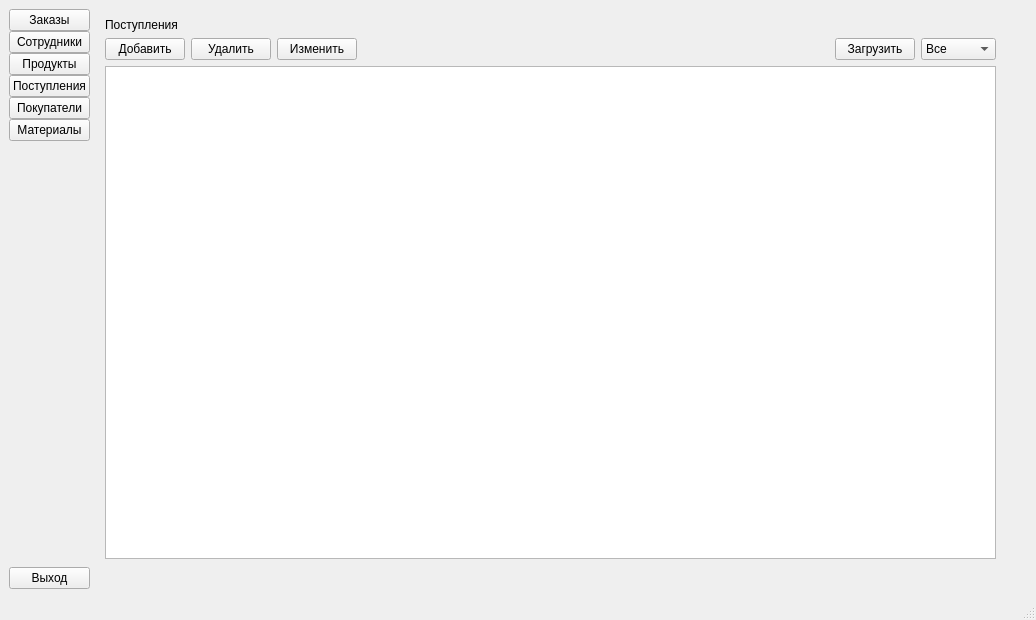
<?xml version="1.0" encoding="UTF-8"?>
<ui version="4.0">
 <class>MainWindow</class>
 <widget class="QMainWindow" name="MainWindow">
  <property name="geometry">
   <rect>
    <x>0</x>
    <y>0</y>
    <width>1036</width>
    <height>620</height>
   </rect>
  </property>
  <property name="windowTitle">
   <string>MainWindow</string>
  </property>
  <widget class="QWidget" name="central_widget">
   <property name="enabled">
    <bool>true</bool>
   </property>
   <layout class="QHBoxLayout" name="horizontalLayout">
    <item>
     <layout class="QVBoxLayout" name="buttons">
      <property name="spacing">
       <number>0</number>
      </property>
      <item>
       <widget class="QPushButton" name="orders_but">
        <property name="text">
         <string>Заказы</string>
        </property>
        <property name="checkable">
         <bool>true</bool>
        </property>
        <property name="autoExclusive">
         <bool>true</bool>
        </property>
       </widget>
      </item>
      <item>
       <widget class="QPushButton" name="employees_but">
        <property name="text">
         <string>Сотрудники</string>
        </property>
        <property name="checkable">
         <bool>true</bool>
        </property>
        <property name="autoExclusive">
         <bool>true</bool>
        </property>
       </widget>
      </item>
      <item>
       <widget class="QPushButton" name="products_but">
        <property name="text">
         <string>Продукты</string>
        </property>
        <property name="checkable">
         <bool>true</bool>
        </property>
        <property name="autoExclusive">
         <bool>true</bool>
        </property>
       </widget>
      </item>
      <item>
       <widget class="QPushButton" name="product_batches_but">
        <property name="text">
         <string>Поступления</string>
        </property>
        <property name="checkable">
         <bool>true</bool>
        </property>
        <property name="autoExclusive">
         <bool>true</bool>
        </property>
       </widget>
      </item>
      <item>
       <widget class="QPushButton" name="customers_but">
        <property name="text">
         <string>Покупатели</string>
        </property>
        <property name="checkable">
         <bool>true</bool>
        </property>
        <property name="autoExclusive">
         <bool>true</bool>
        </property>
       </widget>
      </item>
      <item>
       <widget class="QPushButton" name="materials_but">
        <property name="text">
         <string>Материалы</string>
        </property>
        <property name="checkable">
         <bool>true</bool>
        </property>
        <property name="autoExclusive">
         <bool>true</bool>
        </property>
       </widget>
      </item>
      <item>
       <spacer name="verticalSpacer">
        <property name="orientation">
         <enum>Qt::Orientation::Vertical</enum>
        </property>
        <property name="sizeHint" stdset="0">
         <size>
          <width>20</width>
          <height>40</height>
         </size>
        </property>
       </spacer>
      </item>
      <item>
       <widget class="QPushButton" name="exit_but">
        <property name="text">
         <string>Выход</string>
        </property>
       </widget>
      </item>
     </layout>
    </item>
    <item>
     <widget class="QWidget" name="menu" native="true">
      <property name="enabled">
       <bool>true</bool>
      </property>
      <property name="sizePolicy">
       <sizepolicy hsizetype="Expanding" vsizetype="Expanding">
        <horstretch>0</horstretch>
        <verstretch>0</verstretch>
       </sizepolicy>
      </property>
      <layout class="QGridLayout" name="gridLayout">
       <property name="sizeConstraint">
        <enum>QLayout::SizeConstraint::SetNoConstraint</enum>
       </property>
       <item row="0" column="0">
        <widget class="QStackedWidget" name="stackedWidget">
         <property name="sizePolicy">
          <sizepolicy hsizetype="Expanding" vsizetype="Expanding">
           <horstretch>0</horstretch>
           <verstretch>0</verstretch>
          </sizepolicy>
         </property>
         <property name="currentIndex">
          <number>1</number>
         </property>
         <widget class="QWidget" name="orders">
          <property name="sizePolicy">
           <sizepolicy hsizetype="Expanding" vsizetype="Expanding">
            <horstretch>0</horstretch>
            <verstretch>0</verstretch>
           </sizepolicy>
          </property>
          <widget class="QWidget" name="layoutWidget">
           <property name="geometry">
            <rect>
             <x>0</x>
             <y>-3</y>
             <width>901</width>
             <height>541</height>
            </rect>
           </property>
           <layout class="QVBoxLayout" name="verticalLayout_5">
            <item>
             <widget class="QLabel" name="label_3">
              <property name="text">
               <string>Заказы</string>
              </property>
             </widget>
            </item>
            <item>
             <layout class="QHBoxLayout" name="horizontalLayout_6">
              <item>
               <widget class="QPushButton" name="order_add">
                <property name="text">
                 <string>Добавить</string>
                </property>
               </widget>
              </item>
              <item>
               <widget class="QPushButton" name="order_change">
                <property name="text">
                 <string>Изменить</string>
                </property>
               </widget>
              </item>
              <item>
               <spacer name="horizontalSpacer_5">
                <property name="orientation">
                 <enum>Qt::Orientation::Horizontal</enum>
                </property>
                <property name="sizeHint" stdset="0">
                 <size>
                  <width>40</width>
                  <height>20</height>
                 </size>
                </property>
               </spacer>
              </item>
              <item>
               <widget class="QPushButton" name="order_load">
                <property name="text">
                 <string>Загрузить</string>
                </property>
               </widget>
              </item>
              <item>
               <widget class="QComboBox" name="order_load_filter_combo">
                <item>
                 <property name="text">
                  <string>Все</string>
                 </property>
                </item>
                <item>
                 <property name="text">
                  <string>Активные заказы</string>
                 </property>
                </item>
                <item>
                 <property name="text">
                  <string>Закрытые</string>
                 </property>
                </item>
               </widget>
              </item>
             </layout>
            </item>
            <item>
             <widget class="QListView" name="order_list"/>
            </item>
           </layout>
          </widget>
         </widget>
         <widget class="QWidget" name="product_batches">
          <widget class="QWidget" name="layoutWidget">
           <property name="geometry">
            <rect>
             <x>0</x>
             <y>0</y>
             <width>891</width>
             <height>541</height>
            </rect>
           </property>
           <layout class="QVBoxLayout" name="verticalLayout_3">
            <item>
             <widget class="QLabel" name="label_4">
              <property name="text">
               <string>Поступления</string>
              </property>
             </widget>
            </item>
            <item>
             <layout class="QHBoxLayout" name="horizontalLayout_4">
              <item>
               <widget class="QPushButton" name="product_batches_add">
                <property name="text">
                 <string>Добавить</string>
                </property>
               </widget>
              </item>
              <item>
               <widget class="QPushButton" name="product_batches_delete">
                <property name="text">
                 <string>Удалить</string>
                </property>
               </widget>
              </item>
              <item>
               <widget class="QPushButton" name="product_batches_change">
                <property name="text">
                 <string>Изменить</string>
                </property>
               </widget>
              </item>
              <item>
               <spacer name="horizontalSpacer_3">
                <property name="orientation">
                 <enum>Qt::Orientation::Horizontal</enum>
                </property>
                <property name="sizeHint" stdset="0">
                 <size>
                  <width>40</width>
                  <height>20</height>
                 </size>
                </property>
               </spacer>
              </item>
              <item>
               <widget class="QPushButton" name="product_batches_load">
                <property name="text">
                 <string>Загрузить</string>
                </property>
               </widget>
              </item>
              <item>
               <widget class="QComboBox" name="product_batches_load_filter_combo">
                <item>
                 <property name="text">
                  <string>Все</string>
                 </property>
                </item>
                <item>
                 <property name="text">
                  <string>Остатки</string>
                 </property>
                </item>
               </widget>
              </item>
             </layout>
            </item>
            <item>
             <widget class="QListView" name="product_batches_list"/>
            </item>
           </layout>
          </widget>
         </widget>
         <widget class="QWidget" name="customers">
          <widget class="QWidget" name="layoutWidget">
           <property name="geometry">
            <rect>
             <x>0</x>
             <y>0</y>
             <width>891</width>
             <height>541</height>
            </rect>
           </property>
           <layout class="QVBoxLayout" name="verticalLayout_2">
            <item>
             <widget class="QLabel" name="label">
              <property name="text">
               <string>Покупатели</string>
              </property>
             </widget>
            </item>
            <item>
             <layout class="QHBoxLayout" name="horizontalLayout_3">
              <item>
               <widget class="QPushButton" name="customer_add">
                <property name="text">
                 <string>Добавить</string>
                </property>
               </widget>
              </item>
              <item>
               <widget class="QPushButton" name="customer_delete">
                <property name="text">
                 <string>Удалить</string>
                </property>
               </widget>
              </item>
              <item>
               <widget class="QPushButton" name="customer_change">
                <property name="text">
                 <string>Изменить</string>
                </property>
               </widget>
              </item>
              <item>
               <spacer name="horizontalSpacer_2">
                <property name="orientation">
                 <enum>Qt::Orientation::Horizontal</enum>
                </property>
                <property name="sizeHint" stdset="0">
                 <size>
                  <width>40</width>
                  <height>20</height>
                 </size>
                </property>
               </spacer>
              </item>
              <item>
               <widget class="QPushButton" name="customer_load">
                <property name="text">
                 <string>Загрузить</string>
                </property>
               </widget>
              </item>
             </layout>
            </item>
            <item>
             <widget class="QListView" name="customer_list"/>
            </item>
           </layout>
          </widget>
         </widget>
         <widget class="QWidget" name="materials">
          <widget class="QWidget" name="layoutWidget">
           <property name="geometry">
            <rect>
             <x>0</x>
             <y>0</y>
             <width>891</width>
             <height>541</height>
            </rect>
           </property>
           <layout class="QVBoxLayout" name="materials_layout">
            <property name="sizeConstraint">
             <enum>QLayout::SizeConstraint::SetDefaultConstraint</enum>
            </property>
            <item>
             <widget class="QLabel" name="label_2">
              <property name="text">
               <string>Материалы</string>
              </property>
             </widget>
            </item>
            <item>
             <layout class="QHBoxLayout" name="material_buttons">
              <item>
               <widget class="QPushButton" name="material_add">
                <property name="text">
                 <string>Добавить</string>
                </property>
               </widget>
              </item>
              <item>
               <widget class="QPushButton" name="material_delete">
                <property name="text">
                 <string>Удалить</string>
                </property>
               </widget>
              </item>
              <item>
               <widget class="QPushButton" name="material_change">
                <property name="text">
                 <string>Изменить</string>
                </property>
               </widget>
              </item>
              <item>
               <spacer name="horizontal_spacer">
                <property name="orientation">
                 <enum>Qt::Orientation::Horizontal</enum>
                </property>
                <property name="sizeHint" stdset="0">
                 <size>
                  <width>40</width>
                  <height>20</height>
                 </size>
                </property>
               </spacer>
              </item>
              <item>
               <widget class="QPushButton" name="material_load">
                <property name="text">
                 <string>Загрузить</string>
                </property>
               </widget>
              </item>
             </layout>
            </item>
            <item>
             <widget class="QListView" name="material_list"/>
            </item>
           </layout>
          </widget>
         </widget>
         <widget class="QWidget" name="bill_of_material">
          <property name="enabled">
           <bool>false</bool>
          </property>
         </widget>
         <widget class="QWidget" name="employee">
          <widget class="QWidget" name="layoutWidget">
           <property name="geometry">
            <rect>
             <x>0</x>
             <y>5</y>
             <width>891</width>
             <height>531</height>
            </rect>
           </property>
           <layout class="QVBoxLayout" name="verticalLayout">
            <item>
             <widget class="QLabel" name="title">
              <property name="text">
               <string>Сотрудники</string>
              </property>
             </widget>
            </item>
            <item>
             <layout class="QHBoxLayout" name="horizontalLayout_2">
              <item>
               <widget class="QPushButton" name="employee_add">
                <property name="text">
                 <string>Добавить</string>
                </property>
               </widget>
              </item>
              <item>
               <widget class="QPushButton" name="employee_delete">
                <property name="text">
                 <string>Удалить</string>
                </property>
               </widget>
              </item>
              <item>
               <widget class="QPushButton" name="employee_change">
                <property name="text">
                 <string>Изменить</string>
                </property>
               </widget>
              </item>
              <item>
               <spacer name="horizontalSpacer">
                <property name="orientation">
                 <enum>Qt::Orientation::Horizontal</enum>
                </property>
                <property name="sizeHint" stdset="0">
                 <size>
                  <width>40</width>
                  <height>20</height>
                 </size>
                </property>
               </spacer>
              </item>
              <item>
               <widget class="QPushButton" name="employee_load">
                <property name="text">
                 <string>Загрузить</string>
                </property>
               </widget>
              </item>
             </layout>
            </item>
            <item>
             <widget class="QListView" name="employee_list"/>
            </item>
           </layout>
          </widget>
         </widget>
         <widget class="QWidget" name="products">
          <widget class="QWidget" name="layoutWidget">
           <property name="geometry">
            <rect>
             <x>0</x>
             <y>0</y>
             <width>881</width>
             <height>541</height>
            </rect>
           </property>
           <layout class="QVBoxLayout" name="verticalLayout_4">
            <item>
             <widget class="QLabel" name="label_5">
              <property name="text">
               <string>Продукты</string>
              </property>
             </widget>
            </item>
            <item>
             <layout class="QHBoxLayout" name="horizontalLayout_5">
              <item>
               <widget class="QPushButton" name="product_add">
                <property name="text">
                 <string>Добавить</string>
                </property>
               </widget>
              </item>
              <item>
               <widget class="QPushButton" name="product_delete">
                <property name="text">
                 <string>Удалить</string>
                </property>
               </widget>
              </item>
              <item>
               <widget class="QPushButton" name="product_change">
                <property name="text">
                 <string>Изменить</string>
                </property>
               </widget>
              </item>
              <item>
               <spacer name="horizontalSpacer_4">
                <property name="orientation">
                 <enum>Qt::Orientation::Horizontal</enum>
                </property>
                <property name="sizeHint" stdset="0">
                 <size>
                  <width>40</width>
                  <height>20</height>
                 </size>
                </property>
               </spacer>
              </item>
              <item>
               <widget class="QPushButton" name="product_load">
                <property name="text">
                 <string>Загрузить</string>
                </property>
               </widget>
              </item>
             </layout>
            </item>
            <item>
             <widget class="QListView" name="product_list"/>
            </item>
           </layout>
          </widget>
         </widget>
        </widget>
       </item>
      </layout>
     </widget>
    </item>
   </layout>
  </widget>
  <widget class="QStatusBar" name="statusbar"/>
 </widget>
 <resources/>
 <connections/>
</ui>
